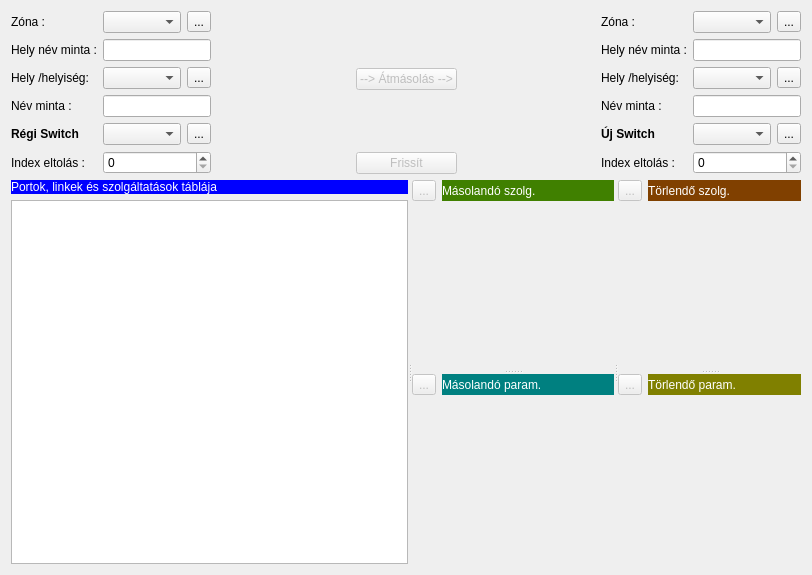
<?xml version="1.0" encoding="UTF-8"?>
<ui version="4.0">
 <class>changeSwitch</class>
 <widget class="QWidget" name="changeSwitch">
  <property name="geometry">
   <rect>
    <x>0</x>
    <y>0</y>
    <width>812</width>
    <height>575</height>
   </rect>
  </property>
  <property name="windowTitle">
   <string>Form</string>
  </property>
  <layout class="QVBoxLayout" name="verticalLayout_6" stretch="0,1">
   <item>
    <layout class="QHBoxLayout" name="horizontalLayoutSrc">
     <item>
      <layout class="QGridLayout" name="gridLayoutSrc">
       <item row="1" column="0">
        <widget class="QLabel" name="labelPlacePattern">
         <property name="text">
          <string>Hely név minta :</string>
         </property>
        </widget>
       </item>
       <item row="2" column="0">
        <widget class="QLabel" name="labelPlaceSrc">
         <property name="text">
          <string>Hely /helyiség:</string>
         </property>
        </widget>
       </item>
       <item row="4" column="0">
        <widget class="QLabel" name="labelPatchSrc">
         <property name="font">
          <font>
           <weight>75</weight>
           <bold>true</bold>
          </font>
         </property>
         <property name="text">
          <string>Régi Switch</string>
         </property>
        </widget>
       </item>
       <item row="0" column="1">
        <layout class="QHBoxLayout" name="horizontalLayoutZone">
         <item>
          <widget class="QComboBox" name="comboBoxZoneSrc">
           <property name="sizePolicy">
            <sizepolicy hsizetype="MinimumExpanding" vsizetype="Fixed">
             <horstretch>0</horstretch>
             <verstretch>0</verstretch>
            </sizepolicy>
           </property>
          </widget>
         </item>
         <item>
          <widget class="QToolButton" name="toolButtonRefreshSrc">
           <property name="text">
            <string>...</string>
           </property>
           <property name="icon">
            <iconset resource="lv2g.qrc">
             <normaloff>:/icons/refresh.ico</normaloff>:/icons/refresh.ico</iconset>
           </property>
          </widget>
         </item>
        </layout>
       </item>
       <item row="3" column="0">
        <widget class="QLabel" name="labelPatchPattern">
         <property name="text">
          <string>Név minta :</string>
         </property>
        </widget>
       </item>
       <item row="0" column="0">
        <widget class="QLabel" name="labelZoneSrc">
         <property name="text">
          <string>Zóna :</string>
         </property>
        </widget>
       </item>
       <item row="3" column="1">
        <widget class="QLineEdit" name="lineEditSwitchPatternSrc"/>
       </item>
       <item row="1" column="1">
        <widget class="QLineEdit" name="lineEditPlacePatternSrc"/>
       </item>
       <item row="2" column="1">
        <layout class="QHBoxLayout" name="horizontalLayoutPlaceSrc">
         <item>
          <widget class="QComboBox" name="comboBoxPlaceSrc"/>
         </item>
         <item>
          <widget class="QToolButton" name="toolButtonPlaceInfoSrc">
           <property name="enabled">
            <bool>true</bool>
           </property>
           <property name="text">
            <string>...</string>
           </property>
           <property name="icon">
            <iconset resource="lv2g.qrc">
             <normaloff>:/icons/document-properties.ico</normaloff>:/icons/document-properties.ico</iconset>
           </property>
          </widget>
         </item>
        </layout>
       </item>
       <item row="4" column="1">
        <layout class="QHBoxLayout" name="horizontalLayoutPatchSrc">
         <item>
          <widget class="QComboBox" name="comboBoxSwitchSrc"/>
         </item>
         <item>
          <widget class="QToolButton" name="toolButtonSwitchInfoSrc">
           <property name="enabled">
            <bool>true</bool>
           </property>
           <property name="text">
            <string>...</string>
           </property>
           <property name="icon">
            <iconset resource="lv2g.qrc">
             <normaloff>:/icons/document-properties.ico</normaloff>:/icons/document-properties.ico</iconset>
           </property>
          </widget>
         </item>
        </layout>
       </item>
       <item row="5" column="1">
        <widget class="QSpinBox" name="spinBoxOffsetSrc">
         <property name="buttonSymbols">
          <enum>QAbstractSpinBox::UpDownArrows</enum>
         </property>
         <property name="maximum">
          <number>999999</number>
         </property>
         <property name="value">
          <number>0</number>
         </property>
        </widget>
       </item>
       <item row="5" column="0">
        <widget class="QLabel" name="labelMinIndexSrc">
         <property name="text">
          <string>Index eltolás :</string>
         </property>
        </widget>
       </item>
      </layout>
     </item>
     <item>
      <spacer name="horizontalSpacerLeft">
       <property name="orientation">
        <enum>Qt::Horizontal</enum>
       </property>
       <property name="sizeHint" stdset="0">
        <size>
         <width>40</width>
         <height>20</height>
        </size>
       </property>
      </spacer>
     </item>
     <item>
      <layout class="QVBoxLayout" name="verticalLayout">
       <item>
        <spacer name="verticalSpacerUp">
         <property name="orientation">
          <enum>Qt::Vertical</enum>
         </property>
         <property name="sizeHint" stdset="0">
          <size>
           <width>20</width>
           <height>40</height>
          </size>
         </property>
        </spacer>
       </item>
       <item>
        <widget class="QPushButton" name="pushButtonCopy">
         <property name="enabled">
          <bool>false</bool>
         </property>
         <property name="text">
          <string>--&gt; Átmásolás --&gt;</string>
         </property>
        </widget>
       </item>
       <item>
        <spacer name="verticalSpacerDown">
         <property name="orientation">
          <enum>Qt::Vertical</enum>
         </property>
         <property name="sizeHint" stdset="0">
          <size>
           <width>20</width>
           <height>40</height>
          </size>
         </property>
        </spacer>
       </item>
       <item>
        <widget class="QPushButton" name="pushButtonRefresh">
         <property name="enabled">
          <bool>false</bool>
         </property>
         <property name="text">
          <string>Frissít</string>
         </property>
         <property name="icon">
          <iconset resource="lv2g.qrc">
           <normaloff>:/icons/refresh.ico</normaloff>:/icons/refresh.ico</iconset>
         </property>
        </widget>
       </item>
      </layout>
     </item>
     <item>
      <spacer name="horizontalSpacerRight">
       <property name="orientation">
        <enum>Qt::Horizontal</enum>
       </property>
       <property name="sizeHint" stdset="0">
        <size>
         <width>40</width>
         <height>20</height>
        </size>
       </property>
      </spacer>
     </item>
     <item>
      <layout class="QGridLayout" name="gridLayoutTrg">
       <item row="1" column="0">
        <widget class="QLabel" name="labelPlacePatternTrg">
         <property name="text">
          <string>Hely név minta :</string>
         </property>
        </widget>
       </item>
       <item row="2" column="0">
        <widget class="QLabel" name="labelPlaceTrg">
         <property name="text">
          <string>Hely /helyiség:</string>
         </property>
        </widget>
       </item>
       <item row="4" column="0">
        <widget class="QLabel" name="labelSwitchTrg">
         <property name="font">
          <font>
           <weight>75</weight>
           <bold>true</bold>
          </font>
         </property>
         <property name="text">
          <string>Új Switch</string>
         </property>
        </widget>
       </item>
       <item row="0" column="1">
        <layout class="QHBoxLayout" name="horizontalLayoutZoneTrg">
         <item>
          <widget class="QComboBox" name="comboBoxZoneTrg">
           <property name="sizePolicy">
            <sizepolicy hsizetype="MinimumExpanding" vsizetype="Fixed">
             <horstretch>0</horstretch>
             <verstretch>0</verstretch>
            </sizepolicy>
           </property>
          </widget>
         </item>
         <item>
          <widget class="QToolButton" name="toolButtonRefreshTrg">
           <property name="text">
            <string>...</string>
           </property>
           <property name="icon">
            <iconset resource="lv2g.qrc">
             <normaloff>:/icons/refresh.ico</normaloff>:/icons/refresh.ico</iconset>
           </property>
          </widget>
         </item>
        </layout>
       </item>
       <item row="3" column="0">
        <widget class="QLabel" name="labelSwitchPatternTrg">
         <property name="text">
          <string>Név minta :</string>
         </property>
        </widget>
       </item>
       <item row="3" column="1">
        <widget class="QLineEdit" name="lineEditSwitchPatternTrg"/>
       </item>
       <item row="1" column="1">
        <widget class="QLineEdit" name="lineEditPlacePatternTrg"/>
       </item>
       <item row="2" column="1">
        <layout class="QHBoxLayout" name="horizontalLayoutPlaceTrg">
         <item>
          <widget class="QComboBox" name="comboBoxPlaceTrg"/>
         </item>
         <item>
          <widget class="QToolButton" name="toolButtonPlaceInfoTrg">
           <property name="enabled">
            <bool>true</bool>
           </property>
           <property name="text">
            <string>...</string>
           </property>
           <property name="icon">
            <iconset resource="lv2g.qrc">
             <normaloff>:/icons/document-properties.ico</normaloff>:/icons/document-properties.ico</iconset>
           </property>
          </widget>
         </item>
        </layout>
       </item>
       <item row="4" column="1">
        <layout class="QHBoxLayout" name="horizontalLayoutSwitchTrg">
         <item>
          <widget class="QComboBox" name="comboBoxSwitchTrg"/>
         </item>
         <item>
          <widget class="QToolButton" name="toolButtonSwitchInfoTrg">
           <property name="enabled">
            <bool>true</bool>
           </property>
           <property name="text">
            <string>...</string>
           </property>
           <property name="icon">
            <iconset resource="lv2g.qrc">
             <normaloff>:/icons/document-properties.ico</normaloff>:/icons/document-properties.ico</iconset>
           </property>
          </widget>
         </item>
        </layout>
       </item>
       <item row="5" column="1">
        <widget class="QSpinBox" name="spinBoxOffsetTrg">
         <property name="buttonSymbols">
          <enum>QAbstractSpinBox::UpDownArrows</enum>
         </property>
         <property name="maximum">
          <number>999999</number>
         </property>
         <property name="value">
          <number>0</number>
         </property>
        </widget>
       </item>
       <item row="5" column="0">
        <widget class="QLabel" name="labelMinIndexTrg">
         <property name="text">
          <string>Index eltolás :</string>
         </property>
        </widget>
       </item>
       <item row="0" column="0">
        <widget class="QLabel" name="labelZoneTrg">
         <property name="text">
          <string>Zóna :</string>
         </property>
        </widget>
       </item>
      </layout>
     </item>
    </layout>
   </item>
   <item>
    <widget class="QSplitter" name="splitterMain">
     <property name="orientation">
      <enum>Qt::Horizontal</enum>
     </property>
     <widget class="QWidget" name="layoutWidget">
      <layout class="QVBoxLayout" name="verticalLayoutPorts">
       <item>
        <widget class="QLabel" name="labelLinkPorts">
         <property name="styleSheet">
          <string notr="true">QLabel { background-color: rgb(0, 0, 255); color :rgb(255,255,255) ;}</string>
         </property>
         <property name="text">
          <string>Portok, linkek és szolgáltatások táblája</string>
         </property>
        </widget>
       </item>
       <item>
        <widget class="QTableWidget" name="tableWidget">
         <property name="editTriggers">
          <set>QAbstractItemView::NoEditTriggers</set>
         </property>
         <property name="alternatingRowColors">
          <bool>true</bool>
         </property>
         <property name="selectionMode">
          <enum>QAbstractItemView::NoSelection</enum>
         </property>
         <attribute name="verticalHeaderVisible">
          <bool>false</bool>
         </attribute>
        </widget>
       </item>
      </layout>
     </widget>
     <widget class="QSplitter" name="splitter_2">
      <property name="orientation">
       <enum>Qt::Vertical</enum>
      </property>
      <widget class="QWidget" name="layoutWidget">
       <layout class="QVBoxLayout" name="verticalLayout_4" stretch="0,1">
        <item>
         <layout class="QHBoxLayout" name="horizontalLayout_5">
          <item>
           <widget class="QToolButton" name="toolButtonCpySrv">
            <property name="enabled">
             <bool>false</bool>
            </property>
            <property name="text">
             <string>...</string>
            </property>
           </widget>
          </item>
          <item>
           <widget class="QLabel" name="labelCpySrv">
            <property name="styleSheet">
             <string notr="true">QLabel { background-color: rgb(64, 128, 0); color :rgb(255,255,255) ;}</string>
            </property>
            <property name="text">
             <string>Másolandó szolg.</string>
            </property>
           </widget>
          </item>
         </layout>
        </item>
        <item>
         <widget class="QWidget" name="widgetCpySrv" native="true"/>
        </item>
       </layout>
      </widget>
      <widget class="QWidget" name="layoutWidget">
       <layout class="QVBoxLayout" name="verticalLayout_5" stretch="0,1">
        <item>
         <layout class="QHBoxLayout" name="horizontalLayout_4">
          <item>
           <widget class="QToolButton" name="toolButtonCpyPar">
            <property name="enabled">
             <bool>false</bool>
            </property>
            <property name="text">
             <string>...</string>
            </property>
           </widget>
          </item>
          <item>
           <widget class="QLabel" name="labelCpyPar">
            <property name="styleSheet">
             <string notr="true">QLabel { background-color: rgb(0, 128, 128); color :rgb(255,255,255) ;}</string>
            </property>
            <property name="text">
             <string>Másolandó param.</string>
            </property>
           </widget>
          </item>
         </layout>
        </item>
        <item>
         <widget class="QWidget" name="widgetCpyPar" native="true"/>
        </item>
       </layout>
      </widget>
     </widget>
     <widget class="QSplitter" name="splitter">
      <property name="orientation">
       <enum>Qt::Vertical</enum>
      </property>
      <widget class="QWidget" name="layoutWidget">
       <layout class="QVBoxLayout" name="verticalLayout_2" stretch="0,1">
        <item>
         <layout class="QHBoxLayout" name="horizontalLayout_2">
          <item>
           <widget class="QToolButton" name="toolButtonDelSrv">
            <property name="enabled">
             <bool>false</bool>
            </property>
            <property name="text">
             <string>...</string>
            </property>
           </widget>
          </item>
          <item>
           <widget class="QLabel" name="labelDelSrv">
            <property name="styleSheet">
             <string notr="true">QLabel { background-color: rgb(128, 64, 0); color :rgb(255,255,255) ;}</string>
            </property>
            <property name="text">
             <string>Törlendő szolg.</string>
            </property>
           </widget>
          </item>
         </layout>
        </item>
        <item>
         <widget class="QWidget" name="widgetDelSrv" native="true"/>
        </item>
       </layout>
      </widget>
      <widget class="QWidget" name="layoutWidget">
       <layout class="QVBoxLayout" name="verticalLayout_3" stretch="0,1">
        <item>
         <layout class="QHBoxLayout" name="horizontalLayout_3">
          <item>
           <widget class="QToolButton" name="toolButtonDelPar">
            <property name="enabled">
             <bool>false</bool>
            </property>
            <property name="text">
             <string>...</string>
            </property>
           </widget>
          </item>
          <item>
           <widget class="QLabel" name="labelDelPar">
            <property name="styleSheet">
             <string notr="true">QLabel { background-color: rgb(128, 128, 0); color :rgb(255,255,255) ;}</string>
            </property>
            <property name="text">
             <string>Törlendő param.</string>
            </property>
           </widget>
          </item>
         </layout>
        </item>
        <item>
         <widget class="QWidget" name="widgetDelPar" native="true"/>
        </item>
       </layout>
      </widget>
     </widget>
    </widget>
   </item>
  </layout>
 </widget>
 <resources>
  <include location="lv2g.qrc"/>
 </resources>
 <connections/>
</ui>
